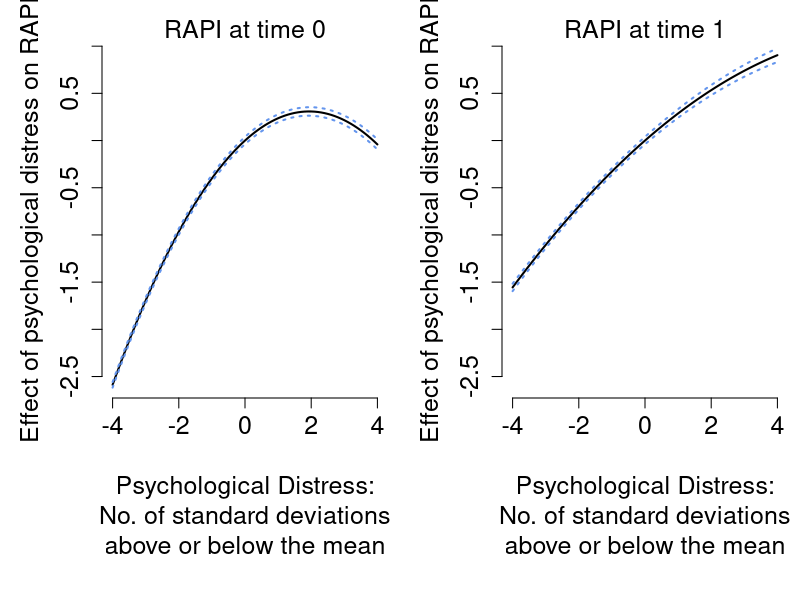
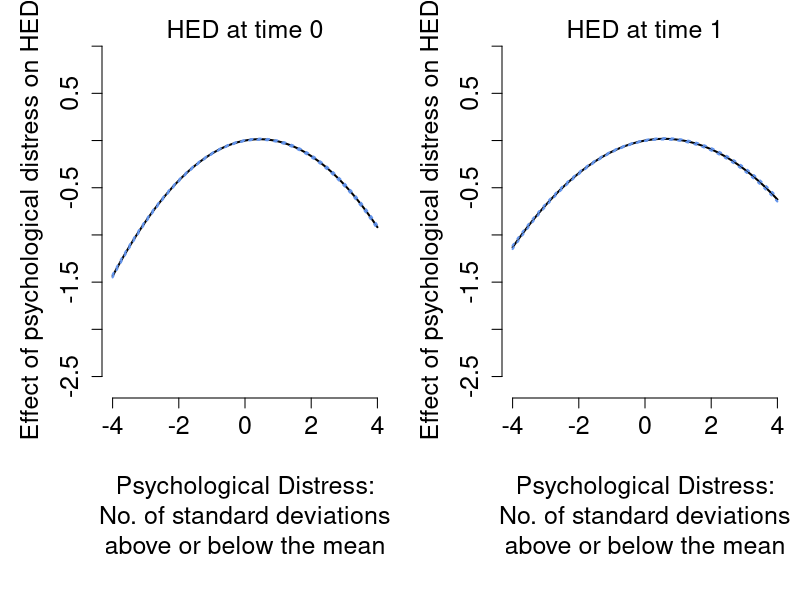

Write R code to recreate these figures, in order.
###############################################################################
# Preliminary data preparation steps
###############################################################################

outdat_rutgers <- read.csv("figures/RAPI/injunctive_model_05.csv", header = TRUE)
colnames(outdat_rutgers)[1] <- "params"
varcovmat_rutgers <- read.csv("figures/RAPI/varcovmat_injunctive_model_05.csv", header = TRUE)

outdat_HED <- read.csv("figures/HED/injunctive_model_05.csv", header = TRUE)
colnames(outdat_HED)[1] <- "params"
varcovmat_HED <- read.csv("figures/HED/varcovmat_injunctive_model_05.csv", header = TRUE)

list_estimates <- list(outdat_rutgers = outdat_rutgers, outdat_HED = outdat_HED)
list_varcovmat <- list(varcovmat_rutgers = varcovmat_rutgers, varcovmat_HED = varcovmat_HED)

###############################################################################
# Define function for plotting effects
###############################################################################

CurvilinearEffect <- function(stress, 
                              time, 
                              model, 
                              estimates = list_estimates, 
                              varcovmat = list_varcovmat){
  
  out <- 0
  
  if(model == "RAPI_model05"){
    use_estimates <- estimates[["outdat_rutgers"]]
    use_varcovmat <- varcovmat[["varcovmat_rutgers"]][,2:ncol(varcovmat[["varcovmat_rutgers"]])]
  }else if(model == "HED_model05"){
    use_estimates <- estimates[["outdat_HED"]]
    use_varcovmat <- varcovmat[["varcovmat_HED"]][,2:ncol(varcovmat[["varcovmat_HED"]])]
  }else{
    out <- -99
  }
  
  if(out != -99){
    a_idx <- use_estimates[["params"]] == "DASS"
    b_idx <- use_estimates[["params"]] == "I(DASS * DASS)"
    c_idx <- use_estimates[["params"]] == "DASS:time"
    d_idx <- use_estimates[["params"]] == "I(DASS * DASS):time"
    
    a_est <- use_estimates[["estimates"]][a_idx]
    b_est <- use_estimates[["estimates"]][b_idx]
    c_est <- use_estimates[["estimates"]][c_idx]
    d_est <- use_estimates[["estimates"]][d_idx]
    
    est_linear_combo <- (a_est)*stress + (b_est)*stress*stress + time*((c_est)*stress + (d_est)*stress*stress)
    
    L <- rep(0, length(use_estimates[["params"]]))
    L[use_estimates[["params"]] == "DASS"] <- a_est
    L[use_estimates[["params"]] == "I(DASS * DASS)"] <- b_est * stress
    L[use_estimates[["params"]] == "DASS:time"] <- c_est * time
    L[use_estimates[["params"]] == "I(DASS * DASS):time"] <- d_est * stress * time
    L <- t(as.matrix(L))
    
    var_linear_combo <- L %*% as.matrix(use_varcovmat) %*% t(L)
    stderr_linear_combo <- sqrt(var_linear_combo)
  }
  
  out = data.frame(est = est_linear_combo,
                   stderr = stderr_linear_combo,
                   LB95 = est_linear_combo - qnorm(0.975)*stderr_linear_combo,
                   UB95 = est_linear_combo + qnorm(0.975)*stderr_linear_combo)
  return(out)
}

###############################################################################
# Prepare data for plotting
###############################################################################

dat_input <- expand.grid(stress = seq(-4,4,0.1), time = c(0,1), model = c("RAPI_model05","HED_model05"))
list_output <- mapply(CurvilinearEffect, dat_input$stress, dat_input$time, dat_input$model, SIMPLIFY = FALSE)
dat_output <- do.call(rbind, list_output)
dat_plot <- cbind(dat_input, dat_output)

min_ylim <- min(dat_plot$est)
max_ylim <- max(dat_plot$est)
min_xlim <- -4
max_xlim <- 4

###############################################################################
# RAPI
###############################################################################
par(mar = c(10, 5, 2, 0.5) + 0.1, mfrow = c(1,2))  # Bottom, left, top, right
dat_plot0 <- dat_plot[dat_plot$time==0 & dat_plot$model=="RAPI_model05",]
plot(-1, 
     type="n",
     xlim = c(min_xlim, max_xlim),
     ylim = c(min_ylim, max_ylim),
     xlab = "",
     ylab = "Effect of psychological distress on RAPI", 
     cex.lab = 1.5,
     cex.axis = 1.5,
     frame.plot = FALSE)
lines(dat_plot0$stress, dat_plot0$est, type = "l", lwd = 2)
lines(dat_plot0$stress, dat_plot0$LB95, type = "l", lwd = 2, lty = 3, col = "cornflowerblue")
lines(dat_plot0$stress, dat_plot0$UB95, type = "l", lwd = 2, lty = 3, col = "cornflowerblue")
mtext("RAPI at time 0", side = 3, line = 0, cex = 1.5)
mtext("Psychological Distress:\nNo. of standard deviations\nabove or below the mean", side = 1, line = 7, cex = 1.5)
dat_plot1 <- dat_plot[dat_plot$time==1 & dat_plot$model=="RAPI_model05",]
plot(-1, 
     type="n",
     xlim = c(min_xlim, max_xlim),
     ylim = c(min_ylim, max_ylim),
     xlab = "",
     ylab = "Effect of psychological distress on RAPI", 
     cex.lab = 1.5,
     cex.axis = 1.5,
     frame.plot = FALSE)
lines(dat_plot1$stress, dat_plot1$est, type = "l", lwd = 2)
lines(dat_plot1$stress, dat_plot1$LB95, type = "l", lwd = 2, lty = 3, col = "cornflowerblue")
lines(dat_plot1$stress, dat_plot1$UB95, type = "l", lwd = 2, lty = 3, col = "cornflowerblue")
mtext("RAPI at time 1", side = 3, line = 0, cex = 1.5)
mtext("Psychological Distress:\nNo. of standard deviations\nabove or below the mean", side = 1, line = 7, cex = 1.5)

###############################################################################
# HED
###############################################################################
par(mar = c(10, 5, 2, 0.5) + 0.1, mfrow = c(1,2))  # Bottom, left, top, right
dat_plot0 <- dat_plot[dat_plot$time==0 & dat_plot$model=="HED_model05",]
plot(-1, 
     type="n",
     xlim = c(min_xlim, max_xlim),
     ylim = c(min_ylim, max_ylim),
     xlab = "",
     ylab = "Effect of psychological distress on HED", 
     cex.lab = 1.5,
     cex.axis = 1.5,
     frame.plot = FALSE)
lines(dat_plot0$stress, dat_plot0$est, type = "l", lwd = 2)
lines(dat_plot0$stress, dat_plot0$LB95, type = "l", lwd = 2, lty = 3, col = "cornflowerblue")
lines(dat_plot0$stress, dat_plot0$UB95, type = "l", lwd = 2, lty = 3, col = "cornflowerblue")
mtext("HED at time 0", side = 3, line = 0, cex = 1.5)
mtext("Psychological Distress:\nNo. of standard deviations\nabove or below the mean", side = 1, line = 7, cex = 1.5)
dat_plot1 <- dat_plot[dat_plot$time==1 & dat_plot$model=="HED_model05",]
plot(-1, 
     type="n",
     xlim = c(min_xlim, max_xlim),
     ylim = c(min_ylim, max_ylim),
     xlab = "",
     ylab = "Effect of psychological distress on HED", 
     cex.lab = 1.5,
     cex.axis = 1.5,
     frame.plot = FALSE)
lines(dat_plot1$stress, dat_plot1$est, type = "l", lwd = 2)
lines(dat_plot1$stress, dat_plot1$LB95, type = "l", lwd = 2, lty = 3, col = "cornflowerblue")
lines(dat_plot1$stress, dat_plot1$UB95, type = "l", lwd = 2, lty = 3, col = "cornflowerblue")
mtext("HED at time 1", side = 3, line = 0, cex = 1.5)
mtext("Psychological Distress:\nNo. of standard deviations\nabove or below the mean", side = 1, line = 7, cex = 1.5)


